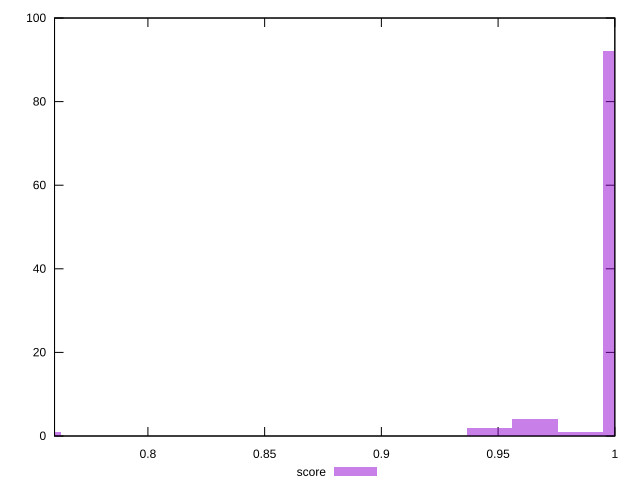

Reproduce this figure in gnuplot.
reset

$score <<EOF
0.9464845514121261 2
1.0044325851720521 92
0.9851165739187434 1
0.7533244388790391 1
0.9658005626654347 4
EOF

set key outside below
set boxwidth 0.019316011253308694
set xrange [0.76:1]
set yrange [0:100]
set trange [0:100]
set style fill transparent solid 0.5 noborder
set terminal svg size 640, 490 enhanced background rgb 'white'
set output "report_00014_2021-02-09T15:56:05.503Z/render-blocking-resources/samples/pages+cached+noadtech+nomedia+nocss/score/histogram.svg"

plot $score title "score" with boxes

reset
